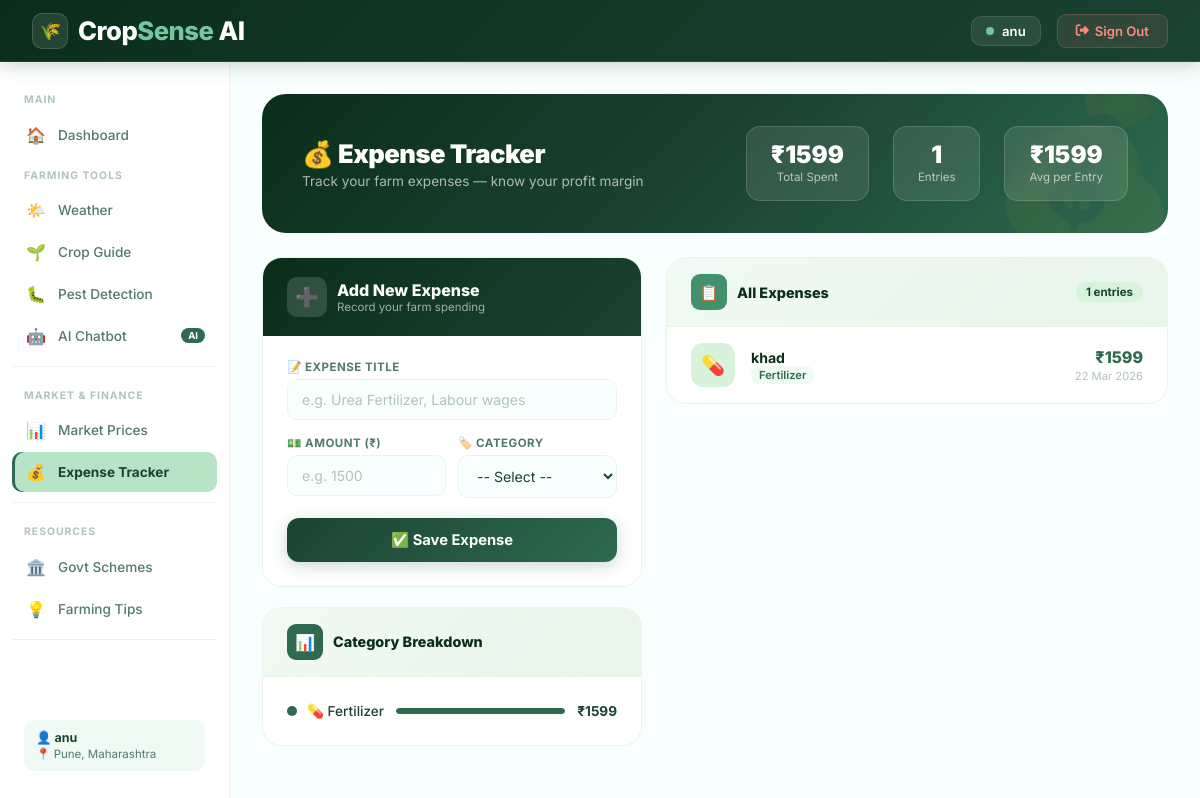
Page /expense (signed in) on the committed database.
### database.py (models this page shows)
class User(UserMixin, db.Model):
    id = db.Column(db.Integer, primary_key=True)
    name = db.Column(db.String(100), nullable=False)
    email = db.Column(db.String(120), unique=True, nullable=False)
    password = db.Column(db.String(200), nullable=False)
    phone = db.Column(db.String(15))
    location = db.Column(db.String(100))
    language = db.Column(db.String(10), default='en')
    created_at = db.Column(db.DateTime, default=datetime.utcnow)

class ExpenseRecord(db.Model):
    id = db.Column(db.Integer, primary_key=True)
    user_id = db.Column(db.Integer, db.ForeignKey('user.id'))
    title = db.Column(db.String(100))
    amount = db.Column(db.Float)
    category = db.Column(db.String(50))
    date = db.Column(db.DateTime, default=datetime.utcnow)

### app.py (the view, shortened to what this page needs)
@app.route('/expense', methods=['GET', 'POST'])
@login_required
def expense():
    expenses      = ExpenseRecord.query.filter_by(user_id=current_user.id).all()
    total_expense = sum(e.amount for e in expenses)
    return render_template('expense.html', user=current_user,
                           expenses=expenses,
                           total_expense=total_expense)

### app.py (called while the page is built)
@login_manager.user_loader
def load_user(user_id):
    return User.query.get(int(user_id))

### templates/expense.html (shortened to what this page needs)
{% extends "base.html" %}
{% block content %}
<div class="expense-page">
  <div class="expense-hero">
    <div>
      <div class="expense-hero-title">💰 Expense Tracker</div>
      <div class="expense-hero-sub">Track your farm expenses — know your profit margin</div>
    </div>
    <div class="expense-hero-stats">
      <div class="hero-stat-box">
        <div class="hero-stat-val">₹{{ "%.0f"|format(total_expense) }}</div>
        <div class="hero-stat-lbl">Total Spent</div>
      </div>
      <div class="hero-stat-box">
        <div class="hero-stat-val">{{ expenses|length }}</div>
        <div class="hero-stat-lbl">Entries</div>
      </div>
      <div class="hero-stat-box">
        <div class="hero-stat-val">
          {% if expenses|length > 0 %}
            ₹{{ "%.0f"|format(total_expense / expenses|length) }}
          {% else %}₹0{% endif %}
        </div>
        <div class="hero-stat-lbl">Avg per Entry</div>
      </div>
    </div>
  </div>
  <div class="expense-grid">
    <div class="left-col">
      <div class="add-form-card">
        <div class="add-form-header">
          <div class="add-form-header-icon">➕</div>
          <div>
            <div class="add-form-header-title">Add New Expense</div>
            <div class="add-form-header-sub">Record your farm spending</div>
          </div>
        </div>
        <div class="add-form-body">
          <form method="POST" action="{{ url_for('expense') }}">
            <label class="f-label">📝 Expense Title</label>
            <input type="text" name="title" class="f-input"
                   placeholder="e.g. Urea Fertilizer, Labour wages" required/>
            <div class="f-row">
              <div>
                <label class="f-label">💵 Amount (₹)</label>
                <input type="number" name="amount" class="f-input"
                       placeholder="e.g. 1500" required/>
              </div>
              <div>
                <label class="f-label">🏷️ Category</label>
                <select name="category" class="f-input" required>
                  <option value="">-- Select --</option>
                </select>
              </div>
            </div>
            <button type="submit" class="add-btn">
              ✅ Save Expense
            </button>
          </form>
        </div>
      </div>
      <div class="cat-card">
        <div class="cat-header">
          <div class="cat-header-icon">📊</div>
          <div class="cat-header-title">Category Breakdown</div>
        </div>
        <div class="cat-body">
          {% set categories = {
            'seed':       ('🌱', 'Seeds',       '#74c69d'),
            'fertilizer': ('💊', 'Fertilizer',  '#2d6a4f'),
            'pesticide':  ('🧪', 'Pesticide',   '#f4a261'),
            'irrigation': ('💧', 'Irrigation',  '#457b9d'),
            'labor':      ('👷', 'Labour',       '#e63946'),
            'equipment':  ('🚜', 'Machinery',   '#6c757d'),
            'transport':  ('🚚', 'Transport',   '#8338ec'),
            'other':      ('📦', 'Other',        '#adb5bd')
          } %}
          {% set found = namespace(any=false) %}
          {% for cat, info in categories.items() %}
            {% set cat_expenses = expenses | selectattr('category', 'equalto', cat) | list %}
            {% if cat_expenses %}
              {% set found.any = true %}
              {% set total = cat_expenses | sum(attribute='amount') %}
              {% set pct = ((total / total_expense) * 100)|int if total_expense > 0 else 0 %}
              <div class="cat-item">
                <div class="cat-left">
                  <div class="cat-dot" style="background:{{ info[2] }};"></div>
                  <span class="cat-name">{{ info[0] }} {{ info[1] }}</span>
                </div>
                <div class="cat-bar-wrap">
                  <div class="cat-bar" style="width:{{ pct }}%;background:{{ info[2] }};"></div>
                </div>
                <span class="cat-amount">₹{{ "%.0f"|format(total) }}</span>
              </div>
            {% endif %}
          {% endfor %}
        </div>
      </div>
    </div>
    <div class="right-col">
      <div class="list-card">
        <div class="list-header">
          <div class="list-header-left">
            <div class="list-header-icon">📋</div>
            <div class="list-header-title">All Expenses</div>
          </div>
          <div class="list-count">{{ expenses|length }} entries</div>
        </div>
        {% if expenses %}
        <div class="list-body">
          {% set cat_icons = {
            'seed':'🌱','fertilizer':'💊','pesticide':'🧪',
            'irrigation':'💧','labor':'👷','equipment':'🚜',
            'transport':'🚚','other':'📦'
          } %}
          {% set cat_colors = {
            'seed':'#d8f3dc','fertilizer':'#d8f3dc','pesticide':'#fff3e0',
            'irrigation':'#e3f2fd','labor':'#fce4ec','equipment':'#f3e5f5',
            'transport':'#e8eaf6','other':'#f5f5f5'
          } %}
          {% for e in expenses|reverse %}
          <div class="expense-item">
            <div class="expense-item-icon"
                 style="background:{{ cat_colors.get(e.category, '#f5f5f5') }};">
              {{ cat_icons.get(e.category, '📦') }}
            </div>
            <div class="expense-item-info">
              <div class="expense-item-title">{{ e.title }}</div>
              <div class="expense-item-meta">
                <span style="background:#f0faf4;color:#2d6a4f;padding:2px 8px;
                             border-radius:8px;font-weight:600;font-size:0.7rem;">
                  {{ e.category|capitalize }}
                </span>
              </div>
            </div>
            <div class="expense-item-right">
              <div class="expense-item-amount">₹{{ "%.0f"|format(e.amount) }}</div>
              <div class="expense-item-date">{{ e.date.strftime('%d %b %Y') }}</div>
            </div>
          </div>
          {% endfor %}
        </div>
        {% endif %}
      </div>
    </div>
  </div>
</div>
{% endblock %}

### templates/base.html (shortened to what this page needs)
<!DOCTYPE html>
<html lang="en">
<head>
  <link rel="stylesheet" href="{{ url_for('static', filename='css/style.css') }}"/>
  <link rel="stylesheet" href="https://cdnjs.cloudflare.com/ajax/libs/font-awesome/6.4.0/css/all.min.css"/>
</head>
<body>
<nav class="navbar">
  <a href="{{ url_for('index') }}" class="navbar-brand">
    <div class="brand-icon">🌾</div>
    <span><span class="brand-crop">Crop</span><span class="brand-sense">Sense</span> AI</span>
  </a>
  <div class="navbar-menu">
    {% if current_user.is_authenticated %}
      <div class="nav-user">
        <div class="nav-user-dot"></div>
        {{ current_user.name }}
      </div>
      <a href="{{ url_for('logout') }}" class="nav-btn nav-btn-logout">
        <i class="fa fa-sign-out-alt"></i> Sign Out
      </a>
    {% else %}
      <a href="{{ url_for('login') }}"    class="nav-btn nav-btn-ghost">Sign In</a>
      <a href="{{ url_for('register') }}" class="nav-btn"
         style="background:#2d6a4f;color:white;border:1px solid #40916c;">
        Get Started →
      </a>
    {% endif %}
  </div>
</nav>
{% if current_user.is_authenticated %}
<div class="layout">
  <aside class="sidebar">
    <div class="sidebar-section">Main</div>
    <a href="{{ url_for('dashboard') }}"
       class="sidebar-item {% if request.endpoint=='dashboard' %}active{% endif %}">
      <span class="icon">🏠</span> Dashboard
    </a>
    <div class="sidebar-section">Farming Tools</div>
    <a href="{{ url_for('weather') }}"
       class="sidebar-item {% if request.endpoint=='weather' %}active{% endif %}">
      <span class="icon">🌤️</span> Weather
    </a>
    <a href="{{ url_for('crop') }}"
       class="sidebar-item {% if request.endpoint=='crop' %}active{% endif %}">
      <span class="icon">🌱</span> Crop Guide
    </a>
    <a href="{{ url_for('pest') }}"
       class="sidebar-item {% if request.endpoint=='pest' %}active{% endif %}">
      <span class="icon">🐛</span> Pest Detection
    </a>
    <a href="{{ url_for('chatbot') }}"
       class="sidebar-item {% if request.endpoint=='chatbot' %}active{% endif %}">
      <span class="icon">🤖</span> AI Chatbot
      <span class="badge-new">AI</span>
    </a>
    <div class="sidebar-divider"></div>
    <div class="sidebar-section">Market & Finance</div>
    <a href="{{ url_for('market') }}"
       class="sidebar-item {% if request.endpoint=='market' %}active{% endif %}">
      <span class="icon">📊</span> Market Prices
    </a>
    <a href="{{ url_for('expense') }}"
       class="sidebar-item {% if request.endpoint=='expense' %}active{% endif %}">
      <span class="icon">💰</span> Expense Tracker
    </a>
    <div class="sidebar-divider"></div>
    <div class="sidebar-section">Resources</div>
    <a href="{{ url_for('schemes') }}"
       class="sidebar-item {% if request.endpoint=='schemes' %}active{% endif %}">
      <span class="icon">🏛️</span> Govt Schemes
    </a>
    <a href="{{ url_for('tips') }}"
       class="sidebar-item {% if request.endpoint=='tips' %}active{% endif %}">
      <span class="icon">💡</span> Farming Tips
    </a>
    <div class="sidebar-divider"></div>
    <div style="padding:10px 12px;margin-top:auto;">
      <div style="background:#f0faf4;border-radius:10px;padding:10px 12px;">
        <div style="font-size:0.78rem;font-weight:700;color:#1b4332;">
          👤 {{ current_user.name }}
        </div>
        <div style="font-size:0.72rem;color:#52796f;margin-top:2px;">
          📍 {{ current_user.location or 'Location not set' }}
        </div>
      </div>
    </div>
  </aside>
  <main class="main-content fade-in">
    {% block content %}{% endblock %}
  </main>
</div>
{% else %}
<main>{% block content_noauth %}{% endblock %}</main>
{% endif %}
</body>
</html>

### static/css/style.css (style rules this page uses)
:root { --primary: #2d6a4f; --primary-light: #40916c; --primary-dark: #1b4332; --accent: #74c69d; --accent-light: #b7e4c7; --bg: #f0faf4; --white: #ffffff; --text: #1b4332; --text-light: #52796f; --danger: #e63946; --warning: #f4a261; --info: #457b9d; --shadow: 0 4px 20px rgba(45,106,79,0.12); --radius: 16px; --radius-sm: 8px; }
* { margin: 0; padding: 0; box-sizing: border-box; }
body { font-family: 'Poppins', sans-serif; background: var(--bg); color: var(--text); min-height: 100vh; }
.navbar { background: var(--primary); padding: 0 2rem; height: 64px; display: flex; align-items: center; justify-content: space-between; position: sticky; top: 0; z-index: 999; box-shadow: 0 2px 12px rgba(0,0,0,0.15); }
.navbar-brand { color: white; font-size: 1.4rem; font-weight: 700; text-decoration: none; display: flex; align-items: center; gap: 10px; }
.navbar-brand span { font-size: 1.6rem; }
.navbar-menu { display: flex; align-items: center; gap: 0.5rem; }
.layout { display: flex; min-height: calc(100vh - 64px); }
.sidebar { width: 240px; background: var(--white); border-right: 1px solid var(--accent-light); padding: 1.5rem 1rem; display: flex; flex-direction: column; gap: 0.3rem; position: sticky; top: 64px; height: calc(100vh - 64px); overflow-y: auto; }
.sidebar-item { display: flex; align-items: center; gap: 12px; padding: 12px 16px; border-radius: var(--radius-sm); text-decoration: none; color: var(--text-light); font-size: 0.9rem; font-weight: 500; transition: all 0.2s; }
.sidebar-item:hover, .sidebar-item.active { background: var(--accent-light); color: var(--primary-dark); }
.sidebar-item .icon { font-size: 1.2rem; }
.main-content { flex: 1; padding: 2rem; overflow-y: auto; }
.fade-in { animation: fadeIn 0.4s ease; }
.main-content { animation: fadeIn 0.35s ease; }
.sidebar-item.active { background: var(--accent-light) !important; color: var(--primary-dark) !important; box-shadow: inset 3px 0 0 var(--primary); }
.navbar { box-shadow: 0 2px 20px rgba(27,67,50,0.25) !important; }

### rows in the picture
User: name "anu", location "Pune, Maharashtra"
ExpenseRecord: get "💊", title "khad", category "Fertilizer", amount "1599", date "22 Mar 2026"

### other values in the picture
{{ "%.0f"|format(total_expense) }} "1599"
{{ expenses|length }} "1"
{{ "%.0f"|format(total_expense / expenses|length) }} "1599"
{{ info[0] }} "💊"
{{ info[1] }} "Fertilizer"
{{ "%.0f"|format(total) }} "1599"
